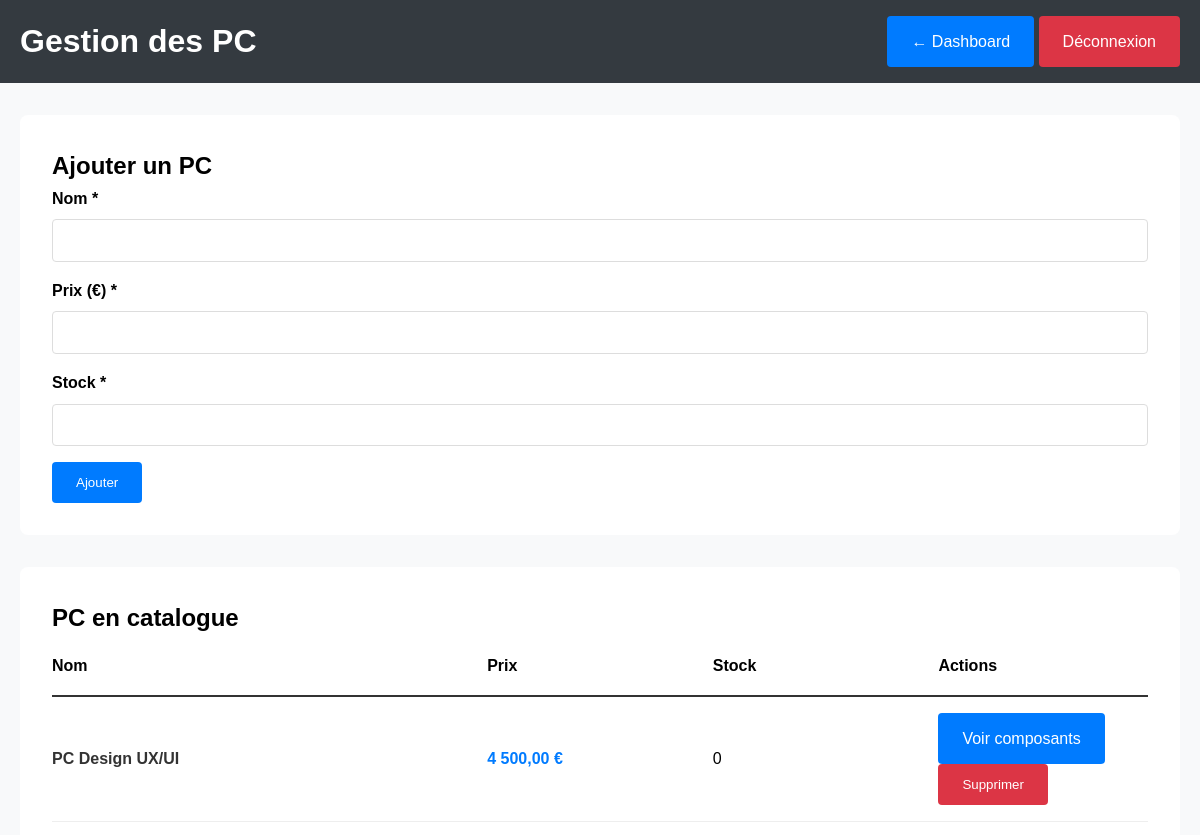
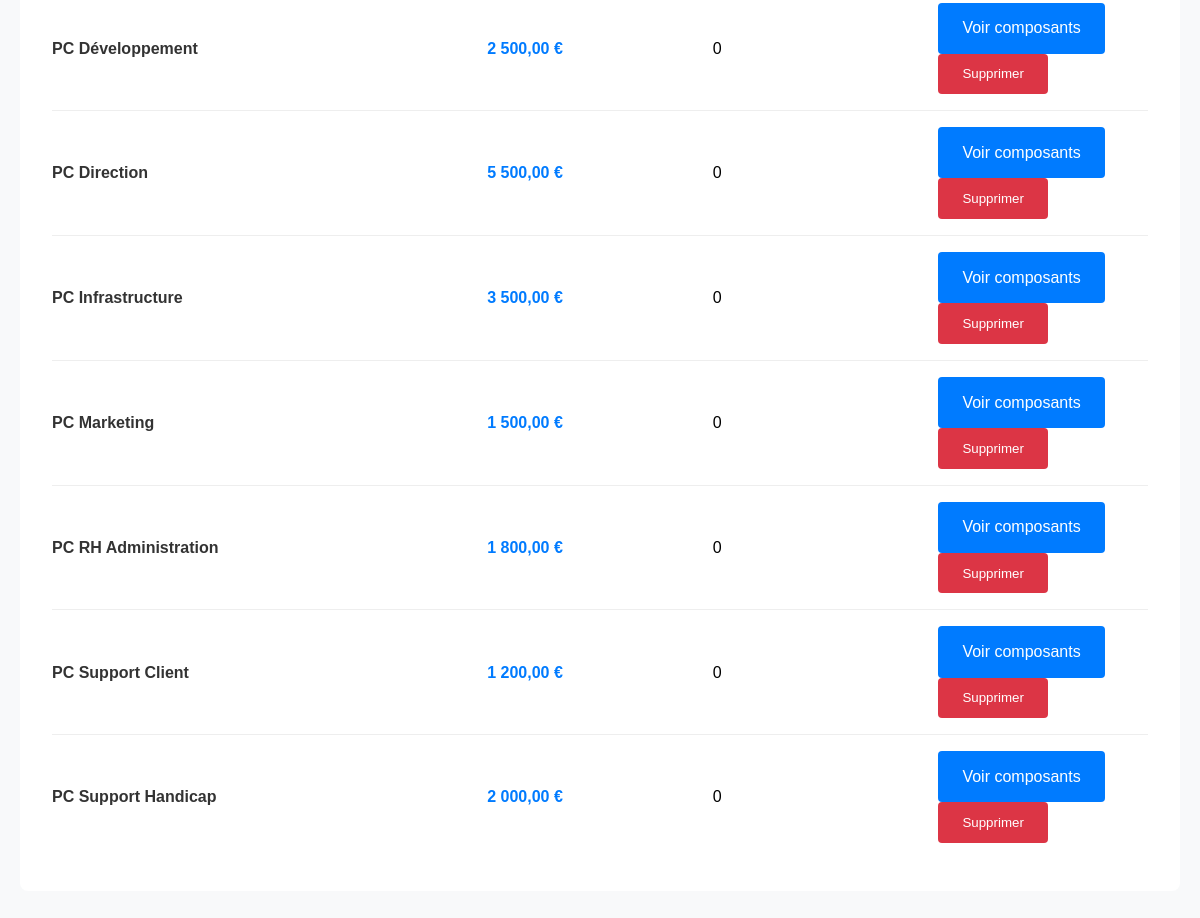
Page /admin/pc_admin.php (signed in) on the committed database (2 pictures, top to bottom).
### tables this page shows
CREATE TABLE `pcs` (
  `id` int(11) NOT NULL AUTO_INCREMENT,
  `nom` varchar(100) NOT NULL,
  `prix` decimal(10,2) NOT NULL,
  `stock` int(11) DEFAULT 0,
  `actif` tinyint(1) DEFAULT 1,
  PRIMARY KEY (`id`)
);

### admin/pc_admin.php (the view, shortened to what this page needs)
<?php
require_once '../config.php';
try {
    $stmt = $pdo->query("SELECT * FROM pcs ORDER BY nom");
    $pcs = $stmt->fetchAll();
} catch(Exception $e) {
    $pcs = [];
}
?>
<!DOCTYPE html>
<html lang="fr" class="admin-page">
<head>
    <link rel="stylesheet" href="../assets/style.css">
</head>
<body>
    <header class="admin-header">
        <div class="container">
            <h1>Gestion des PC</h1>
            <div>
                <a href="dashboard.php" class="admin-btn">← Dashboard</a>
                <a href="logout.php" class="admin-btn btn-danger">Déconnexion</a>
            </div>
        </div>
    </header>
    <div class="admin-container">
        <div class="form-section">
            <h2>Ajouter un PC</h2>
            <form method="post">
                <div class="admin-form-group">
                    <label for="nom">Nom *</label>
                    <input type="text" id="nom" name="nom" required>
                </div>
                <div class="admin-form-group">
                    <label for="prix">Prix (€) *</label>
                    <input type="number" id="prix" name="prix" step="0.01" min="0" required>
                </div>
                <div class="admin-form-group">
                    <label for="stock">Stock *</label>
                    <input type="number" id="stock" name="stock" min="0" required>
                </div>
                <button type="submit" class="admin-btn">Ajouter</button>
            </form>
        </div>
        <div class="pc-list">
            <h2>PC en catalogue</h2>
            <?php if ($pcs): ?>
                <div class="pc-item" style="font-weight: bold; border-bottom: 2px solid #333;">
                    <div>Nom</div>
                    <div>Prix</div>
                    <div>Stock</div>
                    <div>Actions</div>
                </div>
                <?php foreach ($pcs as $pc): ?>
                <div class="pc-item">
                    <div>
                        <div class="pc-name"><?php echo htmlspecialchars($pc['nom']); ?></div>
                    </div>
                    <div class="pc-price"><?php echo number_format($pc['prix'], 2, ',', ' '); ?> €</div>
                    <div><?php echo $pc['stock']; ?></div>
                    <div>
                        <a href="view_pc_components.php?id=<?php echo $pc['id']; ?>" class="admin-btn" style="margin-right: 0.5rem;">Voir composants</a>
                        <form method="post" style="display: inline;">
                            <button type="submit" class="admin-btn btn-danger" onclick="return confirm('Supprimer ?')">Supprimer</button>
                        </form>
                    </div>
                </div>
                <?php endforeach; ?>
            <?php else: ?>
                <p>Aucun PC.</p>
            <?php endif; ?>
        </div>
    </div>
</body>
</html>

### assets/style.css (style rules this page uses)
* { margin: 0; padding: 0; box-sizing: border-box; }
body { font-family: Arial, sans-serif; line-height: 1.6; min-height: 100vh; display: flex; flex-direction: column; }
.container { max-width: 1200px; margin: 0 auto; padding: 0 20px; }
header { background: #333; color: white; padding: 1rem 0; }
body { font-family: Arial, sans-serif; }
.admin-page body { font-family: Arial, sans-serif; margin: 0; background: #f8f9fa; }
.admin-header { background: #343a40; color: white; padding: 1rem 0; }
.admin-header .container { max-width: 1200px; margin: 0 auto; padding: 0 20px; display: flex; justify-content: space-between; align-items: center; }
.admin-container { max-width: 1200px; margin: 0 auto; padding: 2rem 20px; }
.admin-btn { padding: 0.8rem 1.5rem; background: #007bff; color: white; border: none; border-radius: 4px; cursor: pointer; text-decoration: none; display: inline-block; }
.btn-danger { background: #dc3545; }
.form-section { background: white; padding: 2rem; border-radius: 8px; margin-bottom: 2rem; }
.admin-form-group { margin-bottom: 1rem; }
.admin-form-group label { display: block; margin-bottom: 0.5rem; font-weight: bold; }
.admin-form-group input, .admin-form-group textarea { width: 100%; padding: 0.8rem; border: 1px solid #ddd; border-radius: 4px; box-sizing: border-box; }
.pc-list, .actualites-list, .messages-list { background: white; padding: 2rem; border-radius: 8px; }
.pc-item { border-bottom: 1px solid #eee; padding: 1rem 0; display: grid; grid-template-columns: 2fr 1fr 1fr 1fr; gap: 1rem; align-items: center; }
.pc-item:last-child { border-bottom: none; }
.pc-name { font-weight: bold; color: #333; }
.pc-price { color: #007bff; font-weight: bold; }

### rows in the picture
pcs: nom "PC Design UX/UI", prix "4 500,00", stock "0"
pcs: nom "PC Développement", prix "2 500,00", stock "0"
pcs: nom "PC Direction", prix "5 500,00", stock "0"
pcs: nom "PC Infrastructure", prix "3 500,00", stock "0"
pcs: nom "PC Marketing", prix "1 500,00", stock "0"
pcs: nom "PC RH Administration", prix "1 800,00", stock "0"
pcs: nom "PC Support Client", prix "1 200,00", stock "0"
pcs: nom "PC Support Handicap", prix "2 000,00", stock "0"
